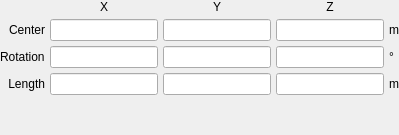
         <widget class="QWidget" name="box_implicit">
          <property name="font">
           <font>
            <weight>50</weight>
            <bold>false</bold>
           </font>
          </property>
          <layout class="QGridLayout" name="gridLayout_14">
           <property name="leftMargin">
            <number>0</number>
           </property>
           <property name="topMargin">
            <number>0</number>
           </property>
           <property name="rightMargin">
            <number>0</number>
           </property>
           <property name="bottomMargin">
            <number>0</number>
           </property>
           <property name="spacing">
            <number>5</number>
           </property>
           <item row="3" column="3">
            <widget class="LineEdit" name="lineedit_box_implicit_lengthy">
             <property name="font">
              <font>
               <weight>50</weight>
               <bold>false</bold>
              </font>
             </property>
            </widget>
           </item>
           <item row="1" column="3">
            <widget class="LineEdit" name="lineedit_box_implicit_centery">
             <property name="font">
              <font>
               <weight>50</weight>
               <bold>false</bold>
              </font>
             </property>
            </widget>
           </item>
           <item row="3" column="1">
            <widget class="QLabel" name="label_33">
             <property name="font">
              <font>
               <weight>50</weight>
               <bold>false</bold>
              </font>
             </property>
             <property name="text">
              <string>Length</string>
             </property>
             <property name="alignment">
              <set>Qt::AlignRight|Qt::AlignTrailing|Qt::AlignVCenter</set>
             </property>
            </widget>
           </item>
           <item row="2" column="2">
            <widget class="LineEdit" name="lineedit_box_implicit_rotationx">
             <property name="font">
              <font>
               <weight>50</weight>
               <bold>false</bold>
              </font>
             </property>
            </widget>
           </item>
           <item row="1" column="1">
            <widget class="QLabel" name="label_32">
             <property name="font">
              <font>
               <weight>50</weight>
               <bold>false</bold>
              </font>
             </property>
             <property name="text">
              <string>Center</string>
             </property>
             <property name="alignment">
              <set>Qt::AlignRight|Qt::AlignTrailing|Qt::AlignVCenter</set>
             </property>
            </widget>
           </item>
           <item row="3" column="4">
            <widget class="LineEdit" name="lineedit_box_implicit_lengthz">
             <property name="font">
              <font>
               <weight>50</weight>
               <bold>false</bold>
              </font>
             </property>
            </widget>
           </item>
           <item row="1" column="4">
            <widget class="LineEdit" name="lineedit_box_implicit_centerz">
             <property name="font">
              <font>
               <weight>50</weight>
               <bold>false</bold>
              </font>
             </property>
            </widget>
           </item>
           <item row="1" column="2">
            <widget class="LineEdit" name="lineedit_box_implicit_centerx">
             <property name="font">
              <font>
               <weight>50</weight>
               <bold>false</bold>
              </font>
             </property>
            </widget>
           </item>
           <item row="4" column="3">
            <spacer name="verticalSpacer_14">
             <property name="orientation">
              <enum>Qt::Vertical</enum>
             </property>
             <property name="sizeHint" stdset="0">
              <size>
               <width>20</width>
               <height>40</height>
              </size>
             </property>
            </spacer>
           </item>
           <item row="3" column="2">
            <widget class="LineEdit" name="lineedit_box_implicit_lengthx">
             <property name="font">
              <font>
               <weight>50</weight>
               <bold>false</bold>
              </font>
             </property>
            </widget>
           </item>
           <item row="2" column="1">
            <widget class="QLabel" name="label_41">
             <property name="font">
              <font>
               <weight>50</weight>
               <bold>false</bold>
              </font>
             </property>
             <property name="text">
              <string>Rotation</string>
             </property>
            </widget>
           </item>
           <item row="2" column="3">
            <widget class="LineEdit" name="lineedit_box_implicit_rotationy">
             <property name="font">
              <font>
               <weight>50</weight>
               <bold>false</bold>
              </font>
             </property>
            </widget>
           </item>
           <item row="2" column="4">
            <widget class="LineEdit" name="lineedit_box_implicit_rotationz">
             <property name="font">
              <font>
               <weight>50</weight>
               <bold>false</bold>
              </font>
             </property>
            </widget>
           </item>
           <item row="0" column="2">
            <widget class="QLabel" name="label_176">
             <property name="font">
              <font>
               <weight>50</weight>
               <bold>false</bold>
              </font>
             </property>
             <property name="text">
              <string>X</string>
             </property>
             <property name="alignment">
              <set>Qt::AlignCenter</set>
             </property>
            </widget>
           </item>
           <item row="0" column="3">
            <widget class="QLabel" name="label_177">
             <property name="font">
              <font>
               <weight>50</weight>
               <bold>false</bold>
              </font>
             </property>
             <property name="text">
              <string>Y</string>
             </property>
             <property name="alignment">
              <set>Qt::AlignCenter</set>
             </property>
            </widget>
           </item>
           <item row="0" column="4">
            <widget class="QLabel" name="label_178">
             <property name="font">
              <font>
               <weight>50</weight>
               <bold>false</bold>
              </font>
             </property>
             <property name="text">
              <string>Z</string>
             </property>
             <property name="alignment">
              <set>Qt::AlignCenter</set>
             </property>
            </widget>
           </item>
           <item row="1" column="5">
            <widget class="QLabel" name="label_179">
             <property name="font">
              <font>
               <weight>50</weight>
               <bold>false</bold>
              </font>
             </property>
             <property name="text">
              <string>m</string>
             </property>
            </widget>
           </item>
           <item row="2" column="5">
            <widget class="QLabel" name="label_180">
             <property name="font">
              <font>
               <weight>50</weight>
               <bold>false</bold>
              </font>
             </property>
             <property name="text">
              <string>°</string>
             </property>
            </widget>
           </item>
           <item row="3" column="5">
            <widget class="QLabel" name="label_181">
             <property name="font">
              <font>
               <weight>50</weight>
               <bold>false</bold>
              </font>
             </property>
             <property name="text">
              <string>m</string>
             </property>
            </widget>
           </item>
          </layout>
         </widget>
